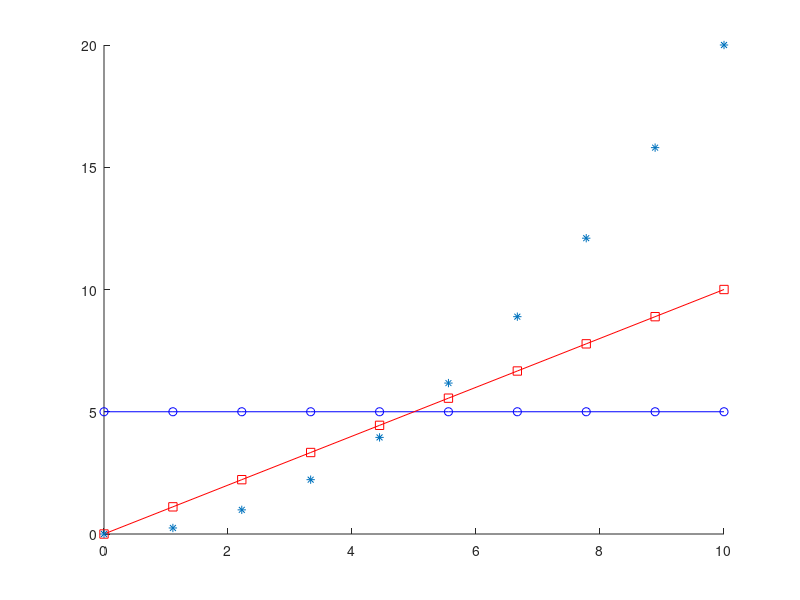

MATLAB code to generate this figure: (Note: this script raises an error after producing the figure.)
function main
    figure;
    hold on;
    % axis off;
    x1 = linspace(0,10,10);
    x1Extended = linspace(0,10,100);

    y1 = 5.*ones(length(x1),1);
    y2 = x1;
    y3 = (x1.^2)./5;
    y4 = (x1.^3)./25;
    y5 = exp(x1)./500;

    plot(x1,y1,'bo','DisplayName', 'VC');
    plot(x1,y1,'b-');
    
    plot(x1,y2,'rs','DisplayName', 'VL');
    plot(x1,y2,'r-');
    
    p = plot(x1,y3,'*','DisplayName', 'VQ');
    p.Color = "#EDB120";
    p = plot(x1Extended,interp1(x1, y3, x1Extended, 'spline'), '-');
    p.Color = "#EDB120";
    
    plot(x1,y4,'m^','DisplayName', 'VP');
    plot(x1Extended,interp1(x1, y4, x1Extended, 'spline'), 'm-');
    
    plot(x1,y5,'gd','DisplayName', 'VE');
    plot(x1Extended,interp1(x1, y5, x1Extended, 'spline'), 'g-');
    
    legend({'VC', '', 'VL', '', 'VQ', '', 'VP', '', 'VE', ''}, "FontSize", 11);
    axp = get(gca,'Position');
    xs=axp(1);
    xe=axp(1)+axp(3)+0.04;
    ys=axp(2);
    ye=axp(2)+axp(4)+0.05;
    annotation('arrow', [xs xe],[ys ys]);
    annotation('arrow', [xs xs],[ys ye]);
    set(gca,'XTick',[]);
    set(gca,'YTick',[]);
    text(10.2, -1.6, 'n', 'fontsize', 14);
    text(-1.4, 46, 'V_t\^(n)', 'fontsize', 14);
end
